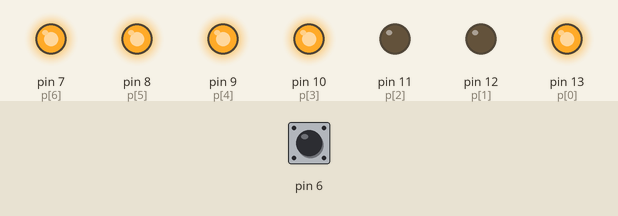
Recording of a sketch running on a simulated Arduino Uno, built with avr-gcc and run on an emulated ATmega328P. Parts: output pins drawn as LEDs (lit = HIGH). The inputs (shaded band) are chosen by the test bench; at power-on: pin 6 HIGH.

Above: at 1.2 s.
1.3 s: pin 6 pulled LOW for 0.15 s
At 2.9 s:
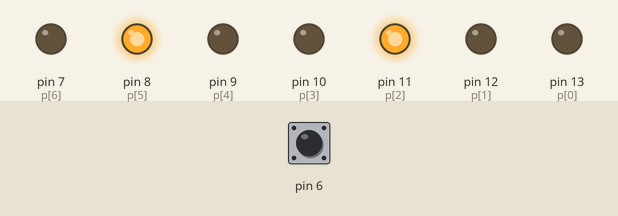
At 3.6 s:
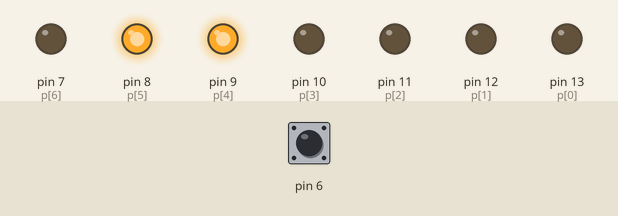
4.4 s: pin 6 pulled LOW for 3.2 s
At 5.3 s:
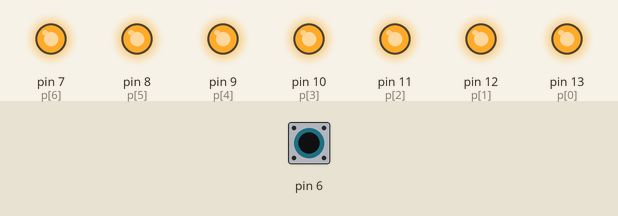
Timing chart, 0 to 25.6 s (numbered marks = the images above; inputs shaded):
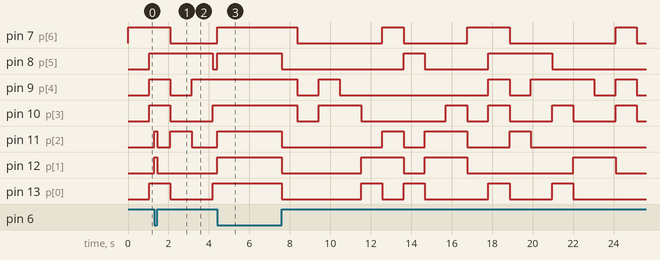

Measured:
- after the input at 1.3 s, pin 12 (p[1]): LOW → HIGH at once, → LOW 0.15 s later

The sketch:

start_simulating1.ino
```cpp
// C++ code
//
int l;
byte bt, i, j, k, p[7]={13,12,11,10,9,8,7};
byte cn[16][7]={
    {0,0,0,0,0,0,1},
    {1,0,0,1,1,1,1},
    {0,0,1,0,0,1,0},
    {0,0,0,0,1,1,0},
    {1,0,0,1,1,0,0},
    {0,1,0,0,1,0,0},
    {0,1,0,0,0,0,0},
    {0,0,0,1,1,0,1},
    {0,0,0,0,0,0,0},
    {0,0,0,1,1,0,0},
    {0,0,0,1,0,0,0},
    {1,1,0,0,0,0,0},
    {0,1,1,0,0,0,1},
    {1,0,0,0,0,1,0},
    {0,1,1,0,0,0,0},
    {0,1,1,1,0,0,0}
};
void setup()
{
  for(i=0;i<7;i++){
    pinMode(p[i],OUTPUT);
  }
  pinMode(6,INPUT_PULLUP);
}

void loop()
{
  for(i=0;i<16;i++){
    for(l=0;l<1000;l++){
      bt = digitalRead(6);
      if(bt == HIGH){
        for(j=0;j<7;j++){
          digitalWrite(p[j],cn[i][j]);
        }
      }
      else {
        for(k=0;k<7;k++){
          digitalWrite(p[k],1);
        }
      }
      delay(1);
    }
  }
}
```
